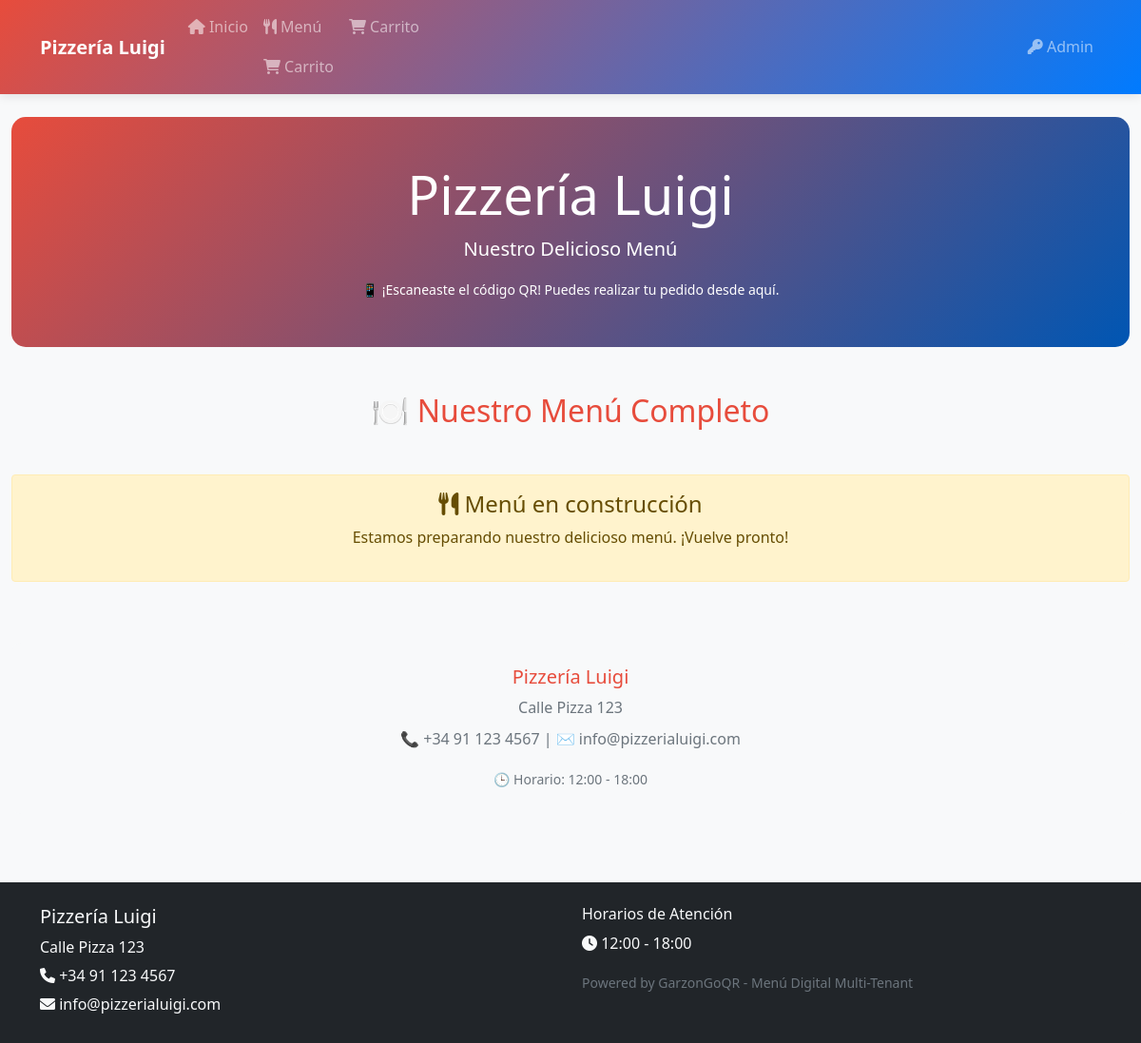
The page /pizzeria-luigi/menu/ on the database its author committed.
### restaurants/models.py (models this page shows, shortened)
class Restaurant(models.Model):
    tenant = models.OneToOneField(Tenant, on_delete=models.CASCADE,
                                 related_name='restaurant')
    name = models.CharField(max_length=100)
    address = models.TextField()
    phone = models.CharField(max_length=20)
    email = models.EmailField()
    owner = models.ForeignKey(User, on_delete=models.CASCADE,
                            related_name='owned_restaurants')
    is_active = models.BooleanField(default=True)
    opening_time = models.TimeField(null=True, blank=True)
    closing_time = models.TimeField(null=True, blank=True)
    created_at = models.DateTimeField(auto_now_add=True)
    updated_at = models.DateTimeField(auto_now=True)
    class Meta:
        verbose_name = 'Restaurante'
        verbose_name_plural = 'Restaurantes'

### menu/views.py (the view)
# urls.py: path('', views.MenuListView.as_view(), name='list'),
class MenuListView(TenantMixin, TemplateView):
    template_name = 'menu/menu_list.html'
    def dispatch(self, request, *args, **kwargs):
        print(f"🔍 MenuListView.dispatch() - URL: {request.path}")
        print(f"🔍 MenuListView.dispatch() - Tenant: {getattr(request, 'tenant', 'NO_TENANT')}")
        return super().dispatch(request, *args, **kwargs)
    def get_context_data(self, **kwargs):
        context = super().get_context_data(**kwargs)
        print(f"🔍 MenuListView.get_context_data() ejecutándose para tenant: {getattr(self.request, 'tenant', 'NO_TENANT')}")
        try:
            categories = MenuCategory.objects.filter(
                tenant=self.request.tenant,
                is_active=True
            ).prefetch_related(
                Prefetch(
                    'menu_items',
                    queryset=MenuItem.objects.filter(
                        is_available=True
                    ).prefetch_related('variants', 'available_addons', 'available_modifiers')
                )
            ).order_by('order', 'name')
            print(f"🔍 Categorías encontradas: {categories.count()}")
        except Exception as e:
            print(f"❌ Error al obtener categorías: {e}")
            categories = MenuCategory.objects.none()
        featured_items = MenuItem.objects.filter(
            tenant=self.request.tenant,
            is_featured=True,
            is_available=True
        ).select_related('category')[:6]
        context.update({
            'categories': categories,
            'featured_items': featured_items,
            'page_title': f'Menú - {self.request.restaurant.name}',
            'show_qr_info': True,  # Para mostrar info de QR
        })
        return context

### templates/menu/menu_list.html (shortened to what this page needs)
{% extends 'restaurants/base.html' %}
{% load tenant_tags %}
{% block content %}
<div class="container-fluid py-4">
    <div class="row">
        <div class="col-12">
            <div class="menu-header text-center mb-5" style="background: linear-gradient(135deg, {{ tenant.primary_color }}, #0056b3); color: white; padding: 3rem; border-radius: 15px;">
                <h1 class="display-4 mb-2">{{ restaurant.name }}</h1>
                <p class="lead">Nuestro Delicioso Menú</p>
                {% if show_qr_info %}
                    <small class="d-block mt-3">
                        📱 ¡Escaneaste el código QR! Puedes realizar tu pedido desde aquí.
                    </small>
                {% endif %}
            </div>
        </div>
    </div>
    <div class="row">
        <div class="col-12">
            <h2 class="text-center mb-5" style="color: {{ tenant.primary_color }};">🍽️ Nuestro Menú Completo</h2>
        </div>
    </div>
    {% for category in categories %}
    <div class="row mb-5">
        <div class="col-12">
            <div class="category-header mb-4" style="background-color: {{ tenant.primary_color }}; color: white; padding: 1.5rem; border-radius: 10px;">
                <div class="row align-items-center">
                    <div class="col-md-8">
                        <h3 class="mb-1">{{ category.name }}</h3>
                        {% if category.description %}
                            <p class="mb-0 opacity-75">{{ category.description }}</p>
                        {% endif %}
                    </div>
                    <div class="col-md-4 text-md-right">
                        <span class="badge badge-light">{{ category.menu_items.count }} productos</span>
                        {% if category.available_from and category.available_until %}
                            <small class="d-block mt-1">
                                🕒 {{ category.available_from }} - {{ category.available_until }}
                            </small>
                        {% endif %}
                    </div>
                </div>
            </div>
            <div class="row">
                {% for item in category.menu_items.all %}
                <div class="col-lg-6 mb-4">
                    <div class="card h-100 border-0 shadow-sm">
                        <div class="card-body">
                            <div class="row">
                                {% if item.image %}
                                <div class="col-4">
                                    <img src="{{ item.image.url }}" class="img-fluid rounded" style="height: 100px; width: 100%; object-fit: cover;" alt="{{ item.name }}">
                                </div>
                                <div class="col-8">
                                {% else %}
                                <div class="col-12">
                                {% endif %}
                                    <div class="d-flex justify-content-between align-items-start mb-2">
                                        <h5 class="card-title mb-1">{{ item.name }}</h5>
                                        {% if not item.is_in_stock %}
                                            <span class="badge badge-secondary">Agotado</span>
                                        {% elif item.is_featured %}
                                            <span class="badge badge-warning">⭐ Destacado</span>
                                        {% endif %}
                                    </div>
                                    <p class="card-text text-muted small">{{ item.short_description }}</p>
                                    <div class="mb-2">
                                        {% if item.is_vegetarian %}<span class="badge badge-success badge-sm">🥗</span>{% endif %}
                                        {% if item.is_vegan %}<span class="badge badge-info badge-sm">🌱</span>{% endif %}
                                        {% if item.is_gluten_free %}<span class="badge badge-primary badge-sm">🚫</span>{% endif %}
                                        {% if item.is_spicy %}<span class="badge badge-danger badge-sm">🌶️</span>{% endif %}
                                    </div>
                                    <div class="d-flex justify-content-between align-items-center">
                                        <div>
                                            {% if item.has_discount %}
                                                <span class="text-muted small" style="text-decoration: line-through;">${{ item.base_price }}</span><br>
                                                <strong class="text-danger">${{ item.current_price }}</strong>
                                            {% else %}
                                                <strong style="color: {{ tenant.primary_color }};">${{ item.current_price }}</strong>
                                            {% endif %}
                                            {% if item.preparation_time %}
                                                <small class="text-muted d-block">⏱️ {{ item.preparation_time }} min</small>
                                            {% endif %}
                                        </div>
                                        <div>
                                            <a href="/{{ tenant.slug }}/menu/item/{{ item.slug }}/" class="btn btn-sm btn-outline-primary" style="border-color: {{ tenant.primary_color }}; color: {{ tenant.primary_color }};">
                                                Ver más
                                            </a>
                                        </div>
                                    </div>
                                </div>
                            </div>
                        </div>
                    </div>
                </div>
                {% empty %}
                <div class="col-12">
                    <div class="alert alert-info">
                        <i class="fas fa-info-circle"></i>
                        No hay productos disponibles en esta categoría en este momento.
                    </div>
                </div>
                {% endfor %}
            </div>
        </div>
    </div>
    {% empty %}
    <div class="row">
        <div class="col-12">
            <div class="alert alert-warning text-center">
                <h4><i class="fas fa-utensils"></i> Menú en construcción</h4>
                <p>Estamos preparando nuestro delicioso menú. ¡Vuelve pronto!</p>
            </div>
        </div>
    </div>
    {% endfor %}
    <div class="row mt-5">
        <div class="col-12">
            <div class="text-center py-4" style="background-color: #f8f9fa; border-radius: 10px;">
                <h5 style="color: {{ tenant.primary_color }};">{{ restaurant.name }}</h5>
                <p class="text-muted mb-2">{{ restaurant.address }}</p>
                <p class="text-muted">📞 {{ restaurant.phone }} | ✉️ {{ restaurant.email }}</p>
                {% if restaurant.opening_time and restaurant.closing_time %}
                    <small class="text-muted">
                        🕒 Horario: {{ restaurant.opening_time }} - {{ restaurant.closing_time }}
                    </small>
                {% endif %}
            </div>
        </div>
    </div>
</div>
{% endblock %}

### templates/restaurants/base.html (shortened to what this page needs)
<!DOCTYPE html>
<html lang="es">
<head>
    {% load tenant_tags %}
    <link href="https://cdn.jsdelivr.net/npm/bootstrap@5.1.3/dist/css/bootstrap.min.css" rel="stylesheet">
    <link rel="stylesheet" href="https://cdnjs.cloudflare.com/ajax/libs/font-awesome/6.0.0/css/all.min.css">
</head>
<body>
    <nav class="navbar navbar-expand-lg navbar-dark navbar-custom">
        <div class="container">
            <a class="navbar-brand d-flex align-items-center" href="/{{ tenant.slug }}/">
                <span class="fw-bold">{{ restaurant.name }}</span>
            </a>
            <div class="collapse navbar-collapse" id="navbarNav">
                <ul class="navbar-nav me-auto">
                    <li class="nav-item">
                        <a class="nav-link" href="/{{ tenant.slug }}/">
                            <i class="fas fa-home"></i> Inicio
                        </a>
                    </li>
                    <li class="nav-item">
                        <a class="nav-link" href="/{{ tenant.slug }}/menu/">
                            <i class="fas fa-utensils"></i> Menú
                        </a>
                        <a class="nav-link" href="/{{ tenant.slug }}/menu/cart/">
                            <i class="fas fa-shopping-cart"></i> Carrito
                        </a>
                    </li>
                    <li class="nav-item">
                        <a class="nav-link" href="/{{ tenant.slug }}/cart/">
                            <i class="fas fa-shopping-cart"></i> Carrito
                        </a>
                    </li>
                </ul>
                <ul class="navbar-nav">
                    {% if user.is_authenticated %}
                        <li class="nav-item dropdown">
                            <a class="nav-link dropdown-toggle" href="#" role="button" data-bs-toggle="dropdown">
                                <i class="fas fa-user"></i> {{ user.username }}
                            </a>
                            <ul class="dropdown-menu">
                                <li><a class="dropdown-item" href="/{{ tenant.slug }}/dashboard/">
                                    <i class="fas fa-tachometer-alt"></i> Dashboard
                                </a></li>
                                <li><hr class="dropdown-divider"></li>
                                <li><a class="dropdown-item" href="/{{ tenant.slug }}/logout/">
                                    <i class="fas fa-sign-out-alt"></i> Cerrar Sesión
                                </a></li>
                            </ul>
                        </li>
                    {% else %}
                        <li class="nav-item">
                            <a class="nav-link" href="/{{ tenant.slug }}/login/">
                                <i class="fas fa-key"></i> Admin
                            </a>
                        </li>
                    {% endif %}
                </ul>
            </div>
        </div>
    </nav>
    <main>
        {% block content %}
        {% endblock %}
    </main>
    <footer class="bg-dark text-light py-4 mt-5">
        <div class="container">
            <div class="row">
                <div class="col-md-6">
                    <h5>{{ restaurant.name }}</h5>
                    <p class="mb-1">{{ restaurant.address }}</p>
                    {% if restaurant.phone %}
                        <p class="mb-1"><i class="fas fa-phone"></i> {{ restaurant.phone }}</p>
                    {% endif %}
                    {% if restaurant.email %}
                        <p class="mb-1"><i class="fas fa-envelope"></i> {{ restaurant.email }}</p>
                    {% endif %}
                </div>
                <div class="col-md-6">
                    {% if restaurant.opening_time and restaurant.closing_time %}
                        <h6>Horarios de Atención</h6>
                        <p class="mb-1">
                            <i class="fas fa-clock"></i>
                            {{ restaurant.opening_time }} - {{ restaurant.closing_time }}
                        </p>
                    {% endif %}
                    <div class="mt-3">
                        <small class="text-muted">
                            Powered by GarzonGoQR - Menú Digital Multi-Tenant
                        </small>
                    </div>
                </div>
            </div>
        </div>
    </footer>
</body>
</html>

### rows shown on the page
Restaurant: name "Pizzería Luigi", address "Calle Pizza 123", phone "+34 91 123 4567", email "info@pizzerialuigi.com", opening_time "12:00", closing_time "18:00"
